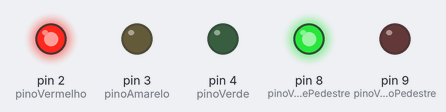
Bench run of a sketch on a simulated Arduino Uno, built with avr-gcc and run on an emulated ATmega328P. Parts: output pins drawn as LEDs (lit = HIGH).

Above: at 2.5 s.
At 6.0 s:
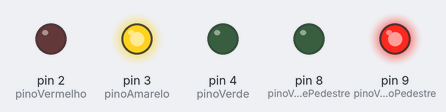
At 9.5 s:
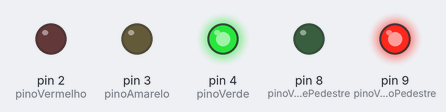
Timing chart, 0 to 15.6 s (numbered marks = the images above):
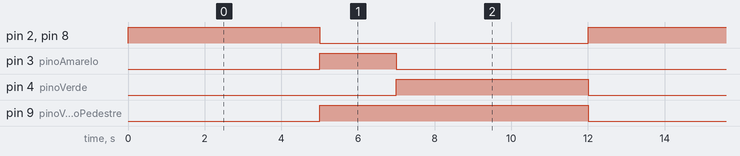

Measured:
- by itself, pin 2 (pinoVermelho), pin 4 (pinoVerde), pin 8 (pinoVerdePedestre): alternates HIGH for 5.0 s and LOW for 7.0 s
- by itself, pin 3 (pinoAmarelo): alternates HIGH for 2.0 s and LOW for 10.0 s
- by itself, pin 9 (pinoVermelhoPedestre): alternates HIGH for 7.0 s and LOW for 5.0 s

The sketch:

codigo.ino
```cpp
// Pinos dos LEDs do semáforo de veículos
int pinoVermelho = 2;
int pinoAmarelo = 3;
int pinoVerde = 4;

// Pinos dos LEDs do semáforo de pedestres
int pinoVermelhoPedestre = 9;
int pinoVerdePedestre = 8;

// Tempos de cada estado do semáforo em milissegundos
int tempoVermelho = 5000;  // 5 segundos
int tempoAmarelo = 2000;   // 2 segundos
int tempoVerde = 5000;     // 5 segundos

void setup() {
  // Define os pinos dos LEDs como saídas
  pinMode(pinoVermelho, OUTPUT);
  pinMode(pinoAmarelo, OUTPUT);
  pinMode(pinoVerde, OUTPUT);

  // Define os pinos dos LEDs do semáforo de pedestres como saídas
  pinMode(pinoVermelhoPedestre, OUTPUT);
  pinMode(pinoVerdePedestre, OUTPUT);
}

  void loop() {
  // Semáforo de veículos
  digitalWrite(pinoVermelho, HIGH);   // Liga o vermelho dos veículos
  digitalWrite(pinoAmarelo, LOW);     // Desliga o amarelo dos veículos
  digitalWrite(pinoVerde, LOW);        // Desliga o verde dos veículos

  // Semáforo de pedestres
  digitalWrite(pinoVermelhoPedestre, LOW);  // Desliga o vermelho do pedestre
  digitalWrite(pinoVerdePedestre, HIGH);    // Liga o verde do pedestre

  delay(tempoVermelho);  // Aguarda o tempo do vermelho dos veículos

  // Semáforo de veículos
  digitalWrite(pinoVermelho, LOW);       // Desliga o vermelho dos veículos
  digitalWrite(pinoAmarelo, HIGH);       // Liga o amarelo dos veículos
  digitalWrite(pinoVerde, LOW);          // Desliga o verde dos veículos

  // Semáforo de pedestres
  digitalWrite(pinoVermelhoPedestre, HIGH);  // Liga o vermelho do pedestre
  digitalWrite(pinoVerdePedestre, LOW);      // Desliga o verde do pedestre

  delay(tempoAmarelo);  // Aguarda o tempo do amarelo dos veículos

  // Semáforo de veículos
  digitalWrite(pinoVermelho, LOW);     // Desliga o vermelho dos veículos
  digitalWrite(pinoAmarelo, LOW);      // Desliga o amarelo dos veículos
  digitalWrite(pinoVerde, HIGH);       // Liga o verde dos veículos

  // Semáforo de pedestres
  digitalWrite(pinoVermelhoPedestre, HIGH);  // Liga o vermelho do pedestre
  digitalWrite(pinoVerdePedestre, LOW);      // Desliga o verde do pedestre

  delay(tempoVerde);  // Aguarda o tempo do verde dos veículos
}
```
